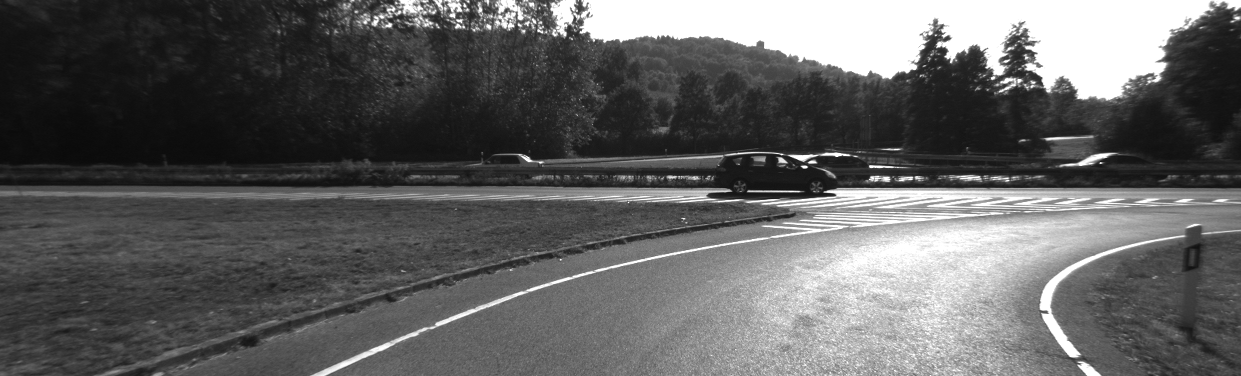
#> input picture kitti2/image_l/000000.png, 1241 x 376 px, found by its file name; its folder holds 3 pictures in this run
$ python feature.py
#> lines starting #> are read from the running program, lines starting #| are printed output that depends on the picture
### dataloader/dataload.py
import os
import numpy as np
import cv2


def load_data( data_dir):
    K, P = load_calib(os.path.join(data_dir, 'calib.txt'))
    gt_poses = load_poses(os.path.join(data_dir, 'poses.txt'))
    images = load_images(os.path.join(data_dir, 'image_l'))
    return K, P, gt_poses, images
    # K , P is numpy array
    # gt_poses is list of numpy array
    # images is list of numpy array


def load_calib(filepath):
    with open(filepath, 'r') as f:
#> (reads kitti2/calib.txt from the repository)
        params = np.fromstring(f.readline(), dtype=np.float64, sep=' ')
        P = np.reshape(params, (3, 4))
        K = P[0:3, 0:3]
    return K, P

def load_poses(filepath):
    poses = []
    with open(filepath, 'r') as f:
#> (reads kitti2/poses.txt from the repository)
        for line in f.readlines():
            T = np.fromstring(line, dtype=np.float64, sep=' ')
            T = T.reshape(3, 4)
            T = np.vstack((T, [0, 0, 0, 1]))
            poses.append(T)
    return poses

def load_images(filepath):
    image_paths = [os.path.join(filepath, file) for file in sorted(os.listdir(filepath))]
    return [cv2.imread(path, cv2.IMREAD_GRAYSCALE) for path in image_paths]
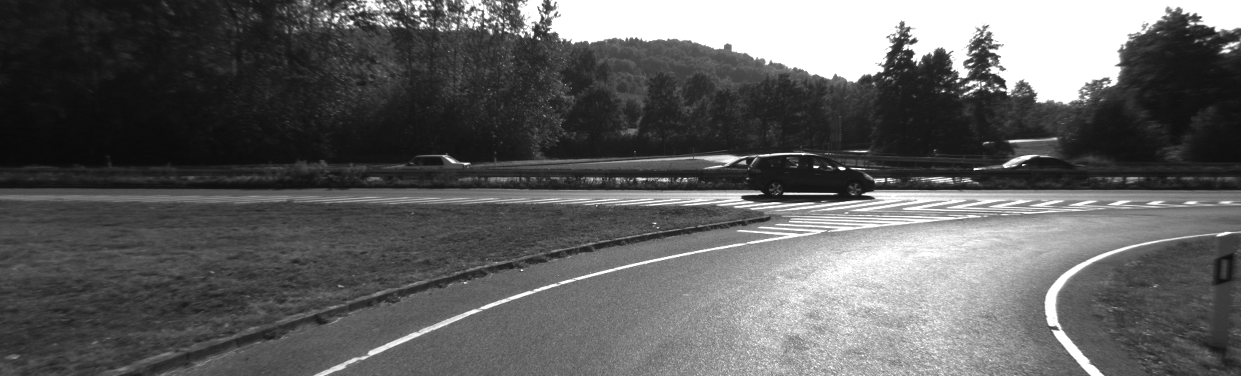
#> input picture kitti2/image_l/000001.png, 1241 x 376 px, found by its file name
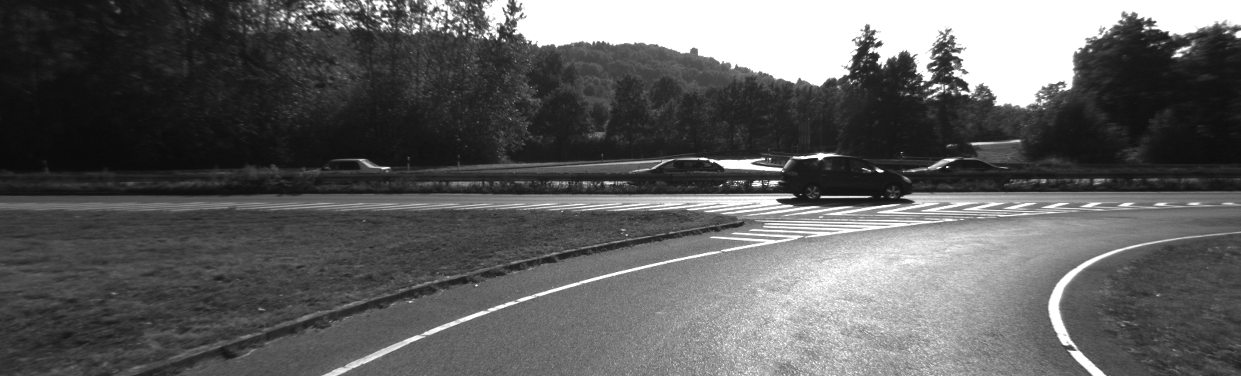
#> input picture kitti2/image_l/000002.png, 1241 x 376 px, found by its file name


# [15 lines left out: function main, not called in this run]


# [2 lines that do not run on import are left out]

### features/feature.py
import numpy as np
import cv2
from matplotlib import pyplot as plt
import sys

sys.path.append("/Users/ashish.garg1/Downloads/slam/Ashish")
from dataloader.dataload import load_data


def feature_matcher(i,images,draw=False):
    # Orb feature detector and descriptor
    scaleFactor = 1.2
    numLevels = 8
    numPoints = 1000

    # Orb feature matcher
    FLANN_INDEX_LSH = 6
    index_params = dict(algorithm=FLANN_INDEX_LSH, table_number=6, key_size=12, multi_probe_level=1)
    search_params = dict(checks=4500)


    # Initialize the ORB detector
    orb = cv2.ORB_create(nfeatures=numPoints, scaleFactor=scaleFactor, nlevels=numLevels)
    # numPoints: The maximum number of features to retain
    # other parameters: https://docs.opencv.org/4.x/db/d95/classcv_1_1ORB.html
    # also has option for harris detector or FAST detector


    # Find putative feature matches
    # OTHEROPTION = cbf = cv2.BFMatcher()
    flann = cv2.FlannBasedMatcher(indexParams=index_params, searchParams=search_params)

    # Detect keypoints and compute descriptors
    prekeypoints, preFeatures = orb.detectAndCompute(images[i - 1], None)
    currkeypoints, currFeatures = orb.detectAndCompute(images[i], None)
    # To understand kp data https://amroamroamro.github.io/mexopencv/matlab/cv.ORB.detectAndCompute.html


    # Convert keypoints to a list of points
    prekeypoints_list = [kp.pt for kp in prekeypoints]
    currkeypoints_list = [kp.pt for kp in currkeypoints]
    # To understand kp data https://amroamroamro.github.io/mexopencv/matlab/cv.ORB.detectAndCompute.html


    matches = flann.knnMatch(preFeatures, currFeatures, k=2)
    # Select matcher, matcher data : https://docs.opencv.org/4.x/dc/dc3/tutorial_py_matcher.html
    #OTHEROPTION = matches = bf.knnMatch(preFeatures, currFeatures, k=2)


     # Apply ratio test to filter good matches
    good_matches = []
    for pair in matches:
        try:
            m, n = pair
            if m.distance < 0.9 * n.distance:
                good_matches.append(m)
        except ValueError:
            pass


    if i == 1 :
        # If not enough matches are found, check the next frame
        minMatches = 100
        if len(good_matches) < minMatches:
            return False, None, None

    # Draw matches
    if draw:
        img3 = cv2.drawMatches(images[i-1], prekeypoints, images[i], currkeypoints,good_matches, None, flags=2)
        # https://docs.opencv.org/4.x/d4/d5d/group__features2d__draw.html
        plt.imshow(img3)
        plt.show()

    # Extract indices of the good matches
    pre_matched_indices = [m.queryIdx for m in good_matches]
    curr_matched_indices = [m.trainIdx for m in good_matches]

    # Extract corresponding descriptors
    preMatchedDescriptors = preFeatures[pre_matched_indices]
    currMatchedDescriptors = currFeatures[curr_matched_indices]


    preMatchedPoints = np.float32([ prekeypoints_list[m.queryIdx] for m in good_matches ])
    currMatchedPoints = np.float32([ currkeypoints_list[m.trainIdx] for m in good_matches ])
    # queryIdx: This refers to the index of a keypoint in the query (source) image. In other words, it's an index that points to a keypoint from the image for which you want to find matches.
    # trainIdx: This refers to the index of a keypoint in the train (destination) image. It's an index that points to a keypoint in the image you are trying to match the keypoints against.
    # When you perform feature matching, you are looking for pairs of keypoints between two images that correspond to the same feature or point in the scene.
    # The queryIdx and trainIdx values help you identify which keypoints in the source and destination images are being matched.


    return True,preMatchedPoints, currMatchedPoints
    # return True,preMatchedPoints, currMatchedPoints, preMatchedDescriptors, currMatchedDescriptors


    # MatchPoints is numpy array of size (N,2) where N is number of good matched points (760,2)
    # 2 is u,v coordinates of matched points
    # MatchDescriptor is numpy array of size (N,M) where M is size of descriptor


def main():
    data_dir = '/Users/ashish.garg1/Downloads/VisualSLAM-main/kitti2'  # Try KITTI_sequence_2 too
    K, P ,gt_poses, images= load_data(data_dir)
#> K = [[718.9, 0, 607.2], [0, 718.9, 185.2], [0, 0, 1]]; P = [[718.9, 0, 607.2, 0], [0, 718.9, 185.2, 0], [0, 0, 1, 0]]; gt_poses = 51 items; images = 3 items
    for i in range(len(images)):
        print("i: ", i)
        res,preMatchedPoints, currMatchedPoints= feature_matcher(i,images,True)
#> this loop made 3 passes
#> minMatches in feature_matcher on pass 2: 100
#| i:  0
#| i:  1
#| i:  2
#> pass 1, in feature_matcher, `img3 = cv2.drawMatches(images[i-1], prekeypoints, images[i], currkeypo..`:
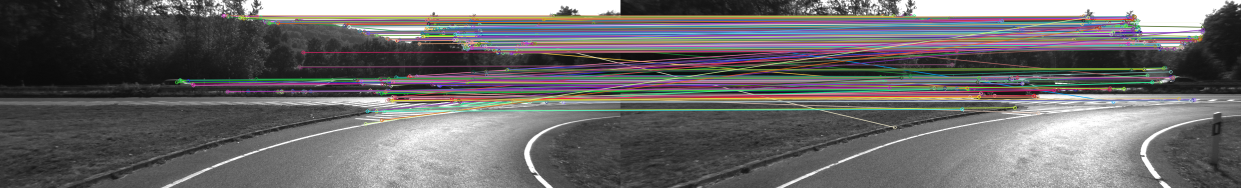
#> img3: shape (376, 2482, 3) (shown at 1/2 size); mean of channels 0, 1, 2 105.9, 105.2, 107.3; drawn as B, G, R
#> pass 1, in feature_matcher, `preMatchedDescriptors = preFeatures[pre_matched_indices]`:
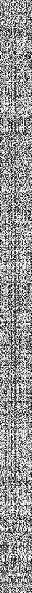
#> preMatchedDescriptors: shape (593, 32); min 0, max 255, mean 148.2
#> pass 1, in feature_matcher, `currMatchedDescriptors = currFeatures[curr_matched_indices]`:
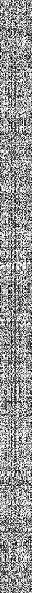
#> currMatchedDescriptors: shape (593, 32); min 0, max 255, mean 148.6
#> pass 2, in feature_matcher (call 2), `img3 = cv2.drawMatches(images[i-1], prekeypoints, images[i], currkeypo..`:
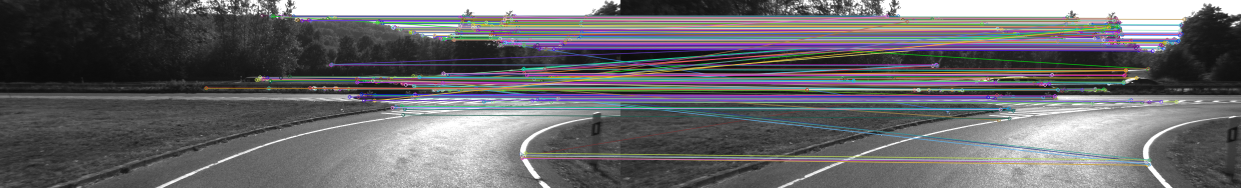
#> img3: shape (376, 2482, 3) (shown at 1/2 size); mean of channels 0, 1, 2 107, 104.2, 105; drawn as B, G, R
    print(type(preMatchedPoints))
#| <class 'numpy.ndarray'>
    print(preMatchedPoints.shape)
#| (651, 2)


if __name__ == "__main__":
    main()
